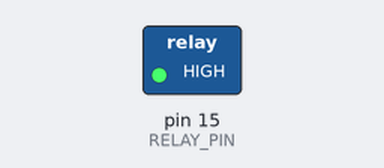
Bench run of a sketch on a simulated Arduino Uno, built with avr-gcc and run on an emulated ATmega328P. On the bench: switched loads named in the sketch (green lamp = pin HIGH). Dashed ring = blinking.

Above: at 0.2 s.
Timing chart, 0 to 3.0 s (numbered marks = the images above):
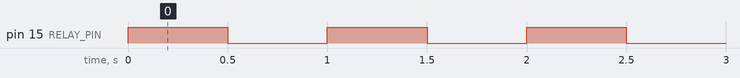

Measured:
- by itself, pin 15 (RELAY_PIN): alternates HIGH for 0.50 s and LOW for 0.50 s

The sketch:

Activate_Relay.ino
```cpp
// constants won't change
const int RELAY_PIN = 15;  // the Arduino pin, which connects to the IN pin of relay

// the setup function runs once when you press reset or power the board
void setup() {
  // initialize digital pin as an output.
  pinMode(RELAY_PIN, OUTPUT);
}

// the loop function runs over and over again forever
void loop() {
  digitalWrite(RELAY_PIN, HIGH);
  delay(500);
  digitalWrite(RELAY_PIN, LOW);
  delay(500);
}
```
